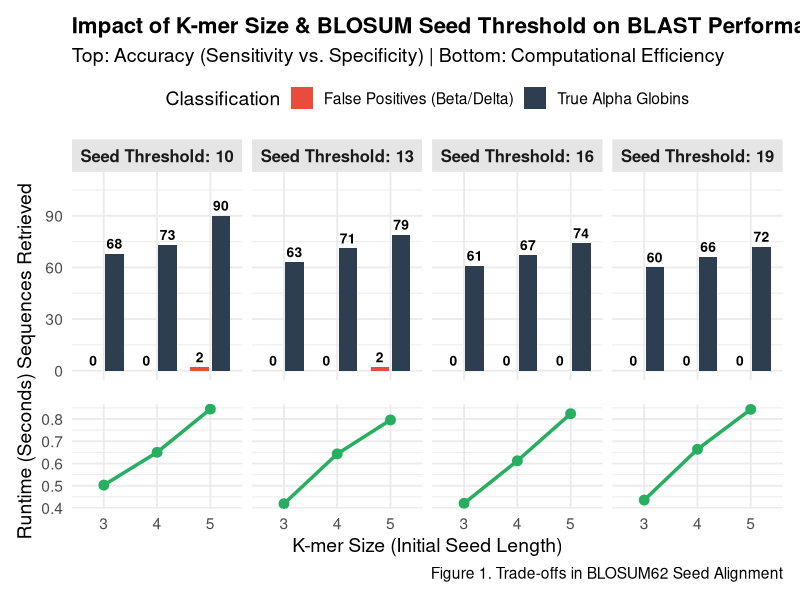
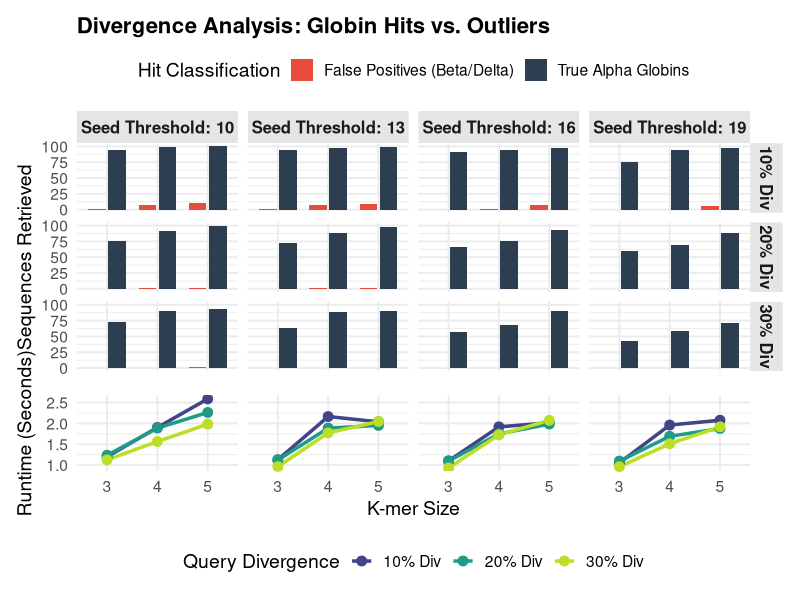
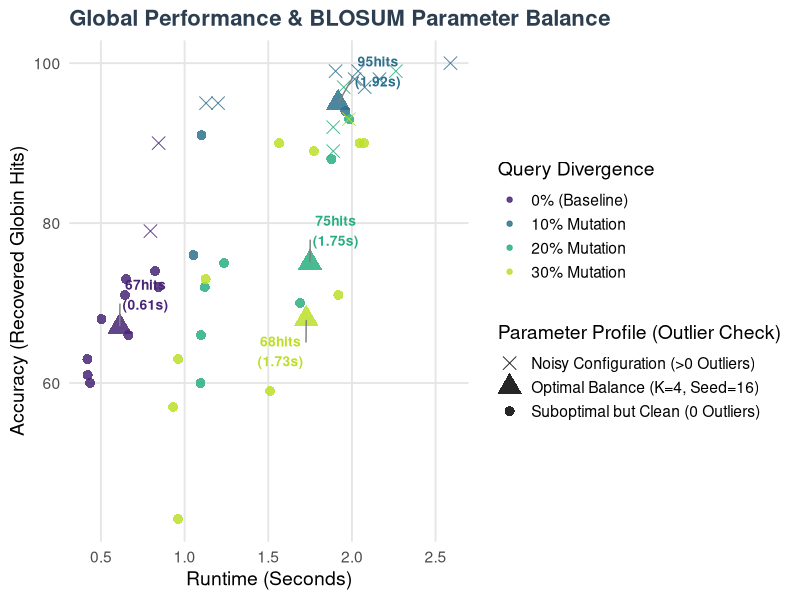
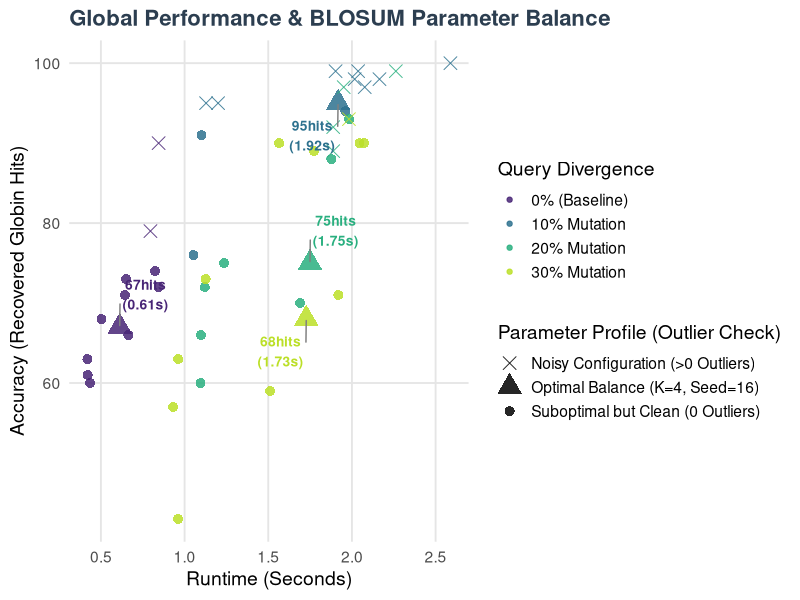

Recreate these plots in R, in order.
results <- read.csv("output_file.csv", header=TRUE)
library(ggplot2)
library(tidyr)
library(dplyr)
library(patchwork)
library(ggrepel)

my_thresholds <- c(10, 13, 16, 19)

# --- PLOT 1: The Accuracy Bar Chart ---
df_long <- results %>%
  filter(seed_threshold %in% my_thresholds) %>%
  filter(grepl("P69905", query_id)) %>% 
  pivot_longer(cols = c(globin_hits, outlier_hits),
               names_to = "Hit_Type",
               values_to = "Count") %>%
  mutate(
    Hit_Type = ifelse(Hit_Type == "globin_hits", "True Alpha Globins", "False Positives (Beta/Delta)"),
    Threshold_Label = factor(paste("Seed Threshold:", seed_threshold), 
                             levels = paste("Seed Threshold:", my_thresholds))
  )

p1 <- ggplot(df_long, aes(x = factor(test_k), y = Count, fill = Hit_Type)) +
  geom_bar(stat = "identity", position = position_dodge(width = 0.8), width = 0.7) +
  geom_text(aes(label = Count), 
            position = position_dodge(width = 0.8), 
            vjust = -0.5, size = 3.5, fontface = "bold", color = "black") +
  facet_wrap(~ Threshold_Label, ncol = 4) + 
  scale_fill_manual(values = c("True Alpha Globins" = "#2C3E50", 
                               "False Positives (Beta/Delta)" = "#E74C3C")) +
  scale_y_continuous(limits = c(0, 110)) + 
  labs(
    title = "Impact of K-mer Size & BLOSUM Seed Threshold on BLAST Performance",
    subtitle = "Top: Accuracy (Sensitivity vs. Specificity) | Bottom: Computational Efficiency",
    y = "Sequences Retrieved",
    fill = "Classification"
  ) +
  theme_minimal(base_size = 14) +
  theme(
    plot.title = element_text(face = "bold", size = 16),
    legend.position = "top", 
    strip.background = element_rect(fill = "gray90", color = NA),
    strip.text = element_text(face = "bold", size = 12),
    axis.title.x = element_blank(), 
    axis.text.x = element_blank()   
  )

# --- PLOT 2: The Runtime Line Chart ---
results_filtered <- results %>%
  filter(seed_threshold %in% my_thresholds) %>%
  filter(grepl("P69905", query_id)) %>% 
  mutate(Threshold_Label = factor(paste("Seed Threshold:", seed_threshold), 
                                  levels = paste("Seed Threshold:", my_thresholds)))

p2 <- ggplot(results_filtered, aes(x = factor(test_k), y = runtime_seconds, group = 1)) +
  geom_line(color = "#27AE60", linewidth = 1.2) + 
  geom_point(color = "#27AE60", size = 3) +
  facet_wrap(~ Threshold_Label, ncol = 4) + 
  labs(
    x = "K-mer Size (Initial Seed Length)",
    y = "Runtime (Seconds)",
    caption = "Figure 1. Trade-offs in BLOSUM62 Seed Alignment"
  ) +
  theme_minimal(base_size = 14) +
  theme(
    strip.background = element_blank(), 
    strip.text = element_blank()        
  )

final_plot <- p1 / p2 + plot_layout(heights = c(2, 1))
print(final_plot)

# --- PLOTS DIVERGENTES (AHORA INCLUYE OUTLIERS) ---
df_divergent_long <- results %>%
  filter(!grepl("P69905", query_id)) %>% 
  filter(seed_threshold %in% my_thresholds) %>%
  pivot_longer(cols = c(globin_hits, outlier_hits),
               names_to = "Hit_Type",
               values_to = "Count") %>%
  mutate(
    Hit_Type = ifelse(Hit_Type == "globin_hits", "True Alpha Globins", "False Positives (Beta/Delta)"),
    Threshold_Label = factor(paste("Seed Threshold:", seed_threshold), levels = paste("Seed Threshold:", my_thresholds)),
    Query_Div = case_when(
      grepl("10", query_id) ~ "10% Div",
      grepl("20", query_id) ~ "20% Div",
      grepl("30", query_id) ~ "30% Div"
    )
  )

p3 <- ggplot(df_divergent_long, aes(x = factor(test_k), y = Count, fill = Hit_Type)) +
  geom_bar(stat = "identity", position = position_dodge(width = 0.8), width = 0.7) +
  facet_grid(Query_Div ~ Threshold_Label) + 
  scale_fill_manual(values = c("True Alpha Globins" = "#2C3E50", 
                               "False Positives (Beta/Delta)" = "#E74C3C")) +
  labs(title = "Divergence Analysis: Globin Hits vs. Outliers", y = "Sequences Retrieved", fill = "Hit Classification") +
  theme_minimal(base_size = 14) +
  theme(plot.title = element_text(face = "bold", size = 16), 
        axis.title.x = element_blank(), 
        axis.text.x = element_blank(), 
        legend.position = "top", 
        strip.background = element_rect(fill = "gray90", color = NA), 
        strip.text = element_text(face = "bold", size = 12))

# Runtime plot para divergentes
df_divergent_runtime <- results %>%
  filter(!grepl("P69905", query_id)) %>% 
  filter(seed_threshold %in% my_thresholds) %>%
  mutate(Threshold_Label = factor(paste("Seed Threshold:", seed_threshold), levels = paste("Seed Threshold:", my_thresholds)),
         Query_Div = case_when(
           grepl("10", query_id) ~ "10% Div",
           grepl("20", query_id) ~ "20% Div",
           grepl("30", query_id) ~ "30% Div"
         ))

p4 <- ggplot(df_divergent_runtime, aes(x = factor(test_k), y = runtime_seconds, color = Query_Div, group = Query_Div)) +
  geom_line(linewidth = 1.2) + 
  geom_point(size = 3) +
  facet_grid(~ Threshold_Label) + 
  scale_color_viridis_d(option = "viridis", begin = 0.2, end = 0.9) + 
  labs(x = "K-mer Size", y = "Runtime (Seconds)", color = "Query Divergence") +
  theme_minimal(base_size = 14) +
  theme(strip.background = element_blank(), strip.text = element_blank(), legend.position = "bottom")

divergent_plot <- p3 / p4 + plot_layout(heights = c(3, 1))
print(divergent_plot)

# --- PLOT GLOBAL TRADE-OFF (AHORA INCLUYE ESTADO DE OUTLIERS) ---
df_global <- results %>%
  mutate(
    Divergence = factor(case_when(
      grepl("P69905", query_id) ~ "0% (Baseline)",
      grepl("10", query_id) ~ "10% Mutation",
      grepl("20", query_id) ~ "20% Mutation",
      grepl("30", query_id) ~ "30% Mutation"
    ), levels = c("0% (Baseline)", "10% Mutation", "20% Mutation", "30% Mutation")),
    
    # Clasificación avanzada considerando el ruido (Outliers)
    Profile_Class = case_when(
      test_k == 4 & seed_threshold == 16 ~ "Optimal Balance (K=4, Seed=16)",
      outlier_hits == 0 ~ "Suboptimal but Clean (0 Outliers)",
      TRUE ~ "Noisy Configuration (>0 Outliers)"
    )
  )

p_global <- ggplot(df_global, aes(x = runtime_seconds, y = globin_hits, color = Divergence)) +
  geom_point(aes(shape = Profile_Class, size = Profile_Class), alpha = 0.85) +
  geom_text_repel(data = filter(df_global, Profile_Class == "Optimal Balance (K=4, Seed=16)"),
                  aes(label = paste(globin_hits, "hits\n(", round(runtime_seconds, 2), "s)", sep="")),
                  show.legend = FALSE, size = 3.5, fontface = "bold", 
                  box.padding = 0.8, segment.color = "gray50") +
  scale_color_viridis_d(option = "viridis", begin = 0.1, end = 0.9) +
  scale_shape_manual(values = c("Optimal Balance (K=4, Seed=16)" = 17, 
                                "Suboptimal but Clean (0 Outliers)" = 16, 
                                "Noisy Configuration (>0 Outliers)" = 4)) + 
  scale_size_manual(values = c("Optimal Balance (K=4, Seed=16)" = 6, 
                               "Suboptimal but Clean (0 Outliers)" = 3, 
                               "Noisy Configuration (>0 Outliers)" = 4)) +
  labs(
    title = "Global Performance & BLOSUM Parameter Balance",
    x = "Runtime (Seconds)",
    y = "Accuracy (Recovered Globin Hits)",
    color = "Query Divergence",
    shape = "Parameter Profile (Outlier Check)",
    size = "Parameter Profile (Outlier Check)"
  ) +
  theme_minimal(base_size = 14) +
  theme(
    legend.position = "right",
    plot.title = element_text(face="bold", size=16, color = "#2C3E50"),
    panel.grid.minor = element_blank(),
    panel.grid.major = element_line(color = "gray90")
  )

print(p_global)
ggsave("plot_global_balance.png", plot = p_global, width = 12, height = 7, dpi = 300)
